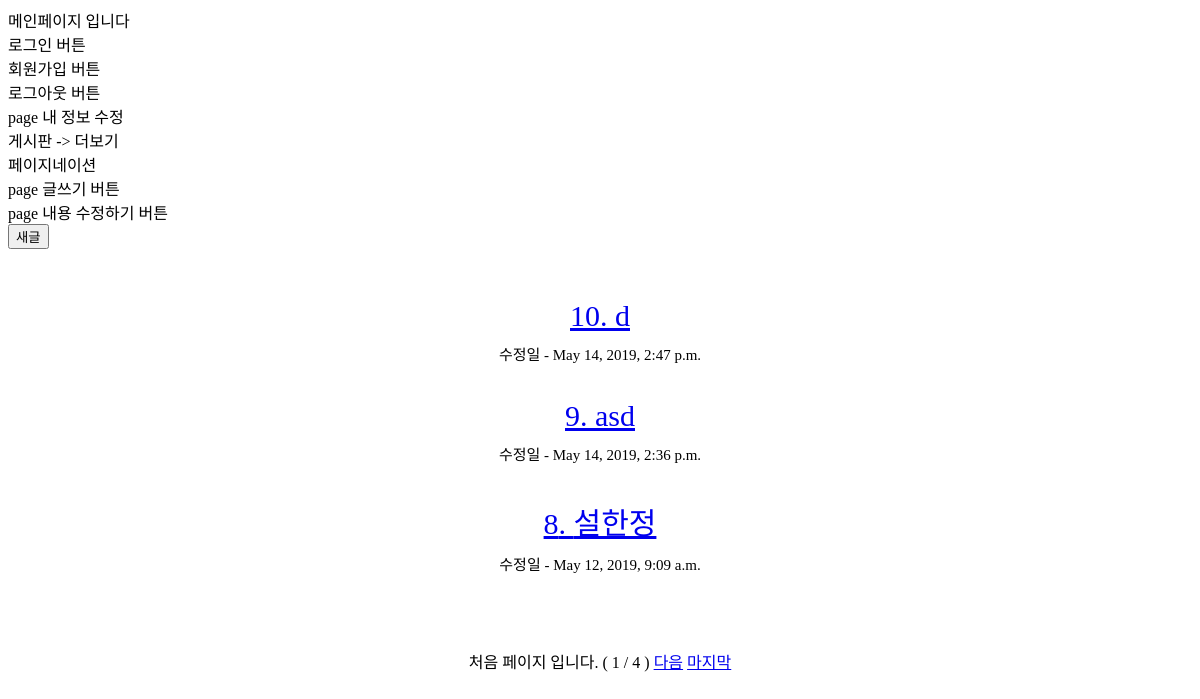
The app's page /, older data.
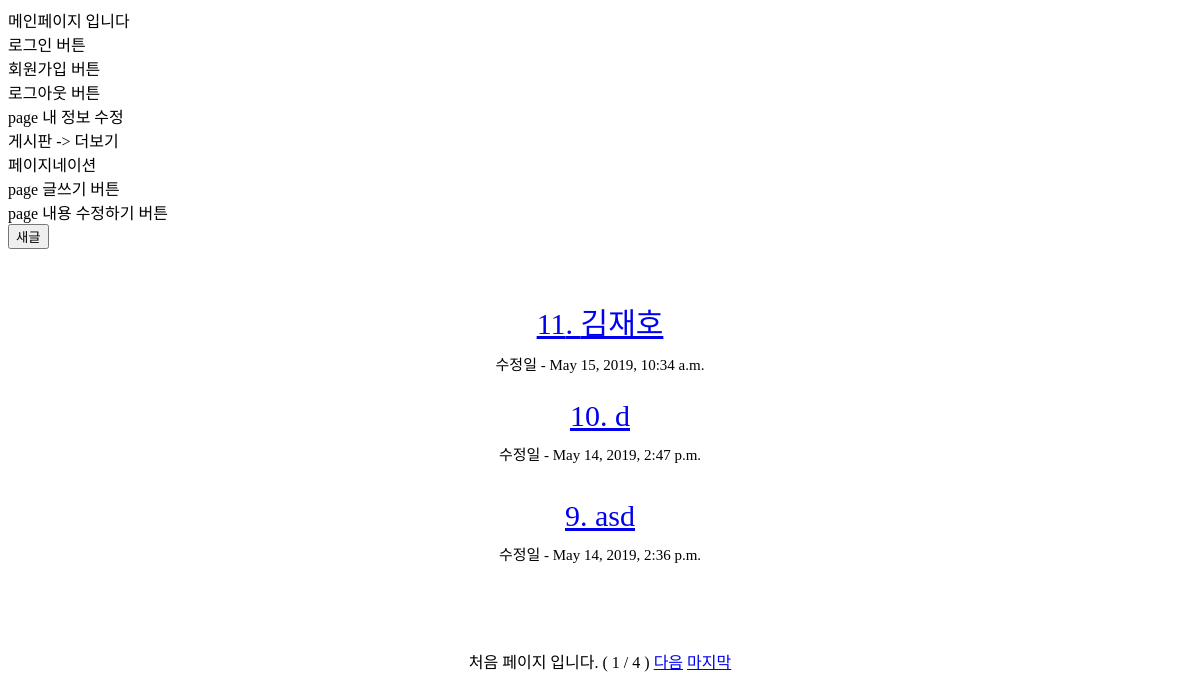
The same page, newer data.
### INUBLOG_APP/models.py (models this page shows, shortened)
class BlogContents(models.Model):
    title = models.CharField(max_length = 50)
    enroll_date = models.DateTimeField()
    modify_date = models.DateTimeField()
    body = models.TextField()

### INUBLOG_APP/views.py (the view)
# urls.py: path('', appViews.mainPage, name = "mainPage"),
def mainPage(request):
    contents_list = appModel.BlogContents.objects.all().order_by('-id')
    pagination = Paginator(contents_list, 3)
    page = request.GET.get('page')
    posts = pagination.get_page(page)
    return render(request, 'main.html', {'blogList': posts})

### INUBLOG_APP/templates/main.html (shortened to what this page needs)
<!DOCTYPE html>
<html lang="en">
    <head>
    </head>
    <body>
            메인페이지 입니다 <br>
            로그인 버튼 <br>
            회원가입 버튼 <br>
            로그아웃 버튼 <br>
            page 내 정보 수정 <br>
            게시판 -> 더보기 <br>
            페이지네이션 <br>
            page 글쓰기 버튼 <br>
            page 내용 수정하기 버튼 <br>
            <form method="GET" action="{% url 'newContentsPage' %}">
                <input type="submit" value="새글">
            </form>
            {% for item in blogList %}
                <div style="display: flex; flex-direction: column; height: 50px; margin-top: 50px; align-items: center">
                    <div style="display: flex; align-items: center; font-size: 30px">
                        <a href="main/detail/?title={{item.title}}">{{item.id}}. {{item.title}}</a>
                    </div>
                    <div style="display: flex; align-items: center; padding-top: 10px; font-size: 15px;">
                        수정일 - {{item.modify_date}}
                    </div>
                </div>
            {% endfor %}
            <div style="width: 100%; text-align: center; margin-top: 100px">
                    {% if blogList.number != 1 %}
                    <a href="?page=1">처음</a>
                    {% else %}
                        <a> 처음 페이지 입니다.</a>
                    {% endif %}
                    (
                    <span>{{blogList.number}}</span>
                    /
                    <span>{{blogList.paginator.num_pages}}</span>
                    )
                    {% if blogList.number < blogList.paginator.num_pages %}
                        <a href="?page={{blogList.next_page_number}}">다음</a>
                    {% endif %}
                    {% if blogList.number != blogList.paginator.num_pages%}
                        <a href="?page={{blogList.paginator.num_pages}}">마지막</a>
                    {% else %}
                        <a> 마지막 페이지 입니다.</a>
                    {% endif %}
                </div>
    </body>
</html>

Row changes from the older to the newer data that the page shows:
no longer on this page (row unchanged): BlogContents: id "8", title "설한정", modify_date "May 12, 2019, 9:09 a.m."
added BlogContents: id "11", title "김재호", modify_date "May 15, 2019, 10:34 a.m."
